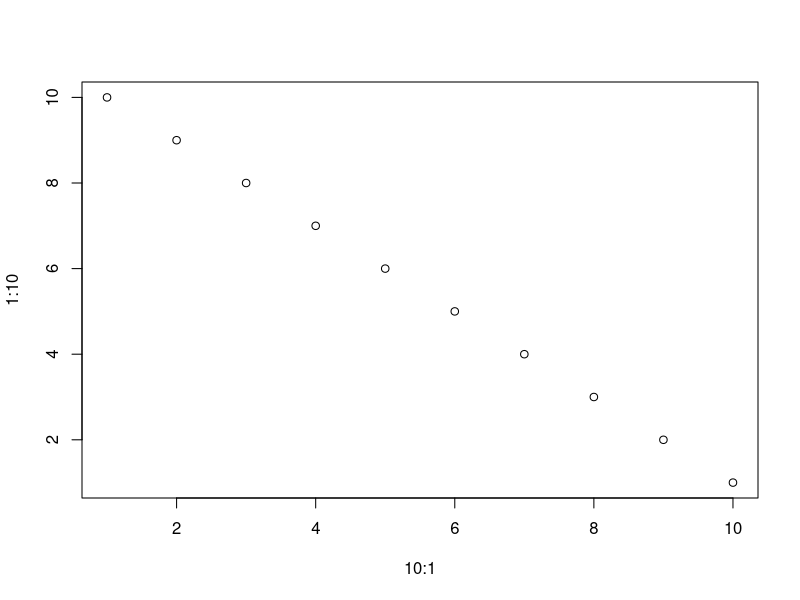

Recreate this plot in R.
## ---- chunk 1
plot(10:1, 1:10)
